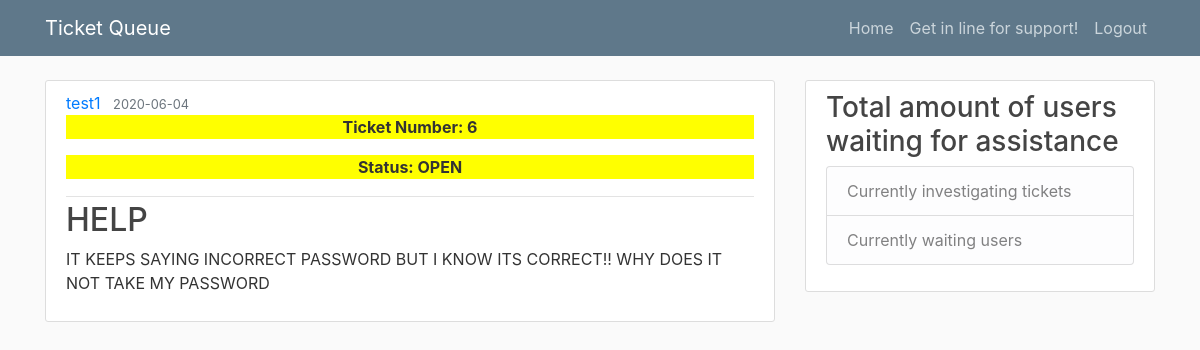
/post/6 (signed in), run on an earlier commit of the app's database.
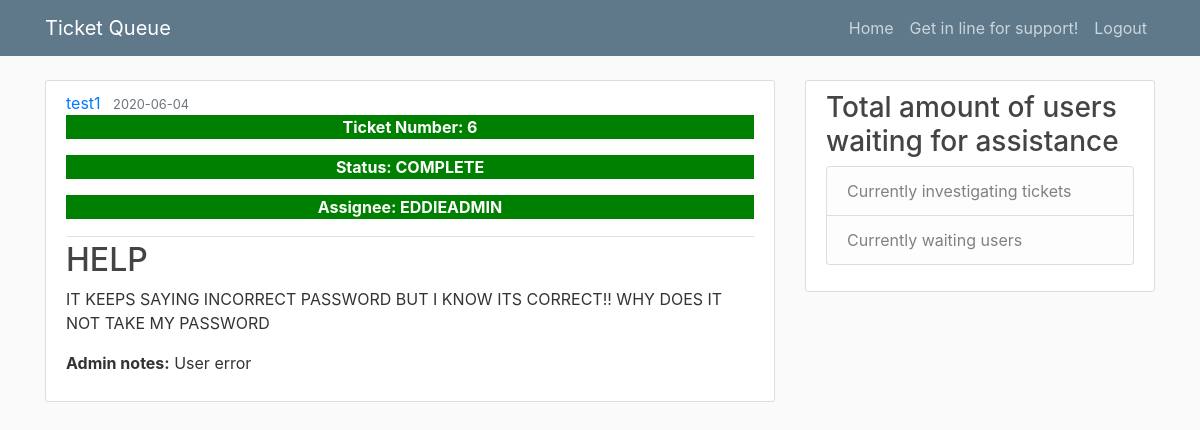
And on a later commit of the database.
### helpdeskqueue/models.py (models this page shows, shortened)
class Post(db.Model):
    id = db.Column(db.Integer, primary_key = True)
    title = db.Column(db.String(100), nullable = False)
    date_posted = db.Column(db.DateTime, nullable = False, default = datetime.utcnow)
    content = db.Column(db.Text, nullable = False)
    category = db.Column(db.Text, nullable = False)
    status = db.Column(db.Text, nullable = False)
    user_id = db.Column(db.Integer, db.ForeignKey('user.id'), nullable = False)
    notes = db.Column(db.String, nullable = True)
    assisted_by = db.Column(db.String, nullable = True)

### helpdeskqueue/routes.py (the view, shortened to what this page needs)
@app.route("/post/<int:post_id>", methods = ['GET', 'POST'])
@login_required
def post(post_id):
    admin = 'admin'
    form = QueueForm()
    action = PageAction()
    post = Post.query.get_or_404(post_id)
    return render_template('post.html', title = post.title, post = post, admin = admin, status = status, form = form, action = action)

### helpdeskqueue/models.py (called while the page is built)
@login_manager.user_loader
def load_user(user_id):
    return User.query.get(int(user_id))

### helpdeskqueue/templates/post.html (shortened to what this page needs)
{% extends 'layout.html' %}
{% block content %}
    <article class="media content-section">
        <div class="media-body">
          <div class="article-metadata">
            <a class="mr-2" href="{{ url_for('user_posts', username = post.author.username) }}">{{ post.author.username }}</a>
            <small class="text-muted">{{ post.date_posted.strftime('%Y-%m-%d') }}</small>
            {% if post.status == status[0] %}
            <p style="background-color: #FFFF00; text-align: center"><strong>Ticket Number: {{ post.id }}</strong></p>
            <p style="background-color: #FFFF00; text-align: center"><strong>Status: {{ post.status.upper() }}</strong></p>
            {% endif %}
            {% if post.status == status[2] %}
            <p style = "background-color: green; text-align: center; color: white" ><strong>Ticket Number: {{ post.id }}</strong></p>
            <p style = "background-color: green; text-align: center; color: white" ><strong>Status: {{ post.status.upper() }}</strong></p>
            <p style = "background-color: green; text-align: center; color: white"><strong>Assignee: {{ post.assisted_by.upper() }}</strong></p>
            {% endif %}
          </div>
          <h2 class = "article-title">{{ post.title }}</h2>
          <p class= "article-content">{{ post.content }}</p>
          {% if post.notes %}
          <p class="article-content"><strong>Admin notes:</strong> {{ post.notes }}</p>
          {% endif %}
        </div>
      </article>
{% endblock content %}

What changed in the data, as far as the page shows it:
changed Post "HELP": assisted_by (not shown) → "EDDIEADMIN"; notes (not shown) → "User error"; status "OPEN" → "COMPLETE"
Also different on the page:
text now shown: "Assignee: Admin notes:"
